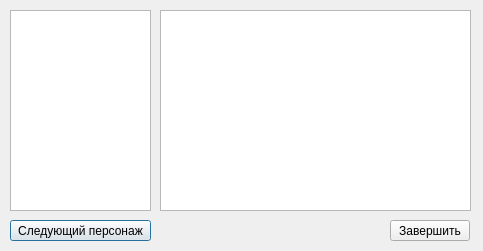
<?xml version="1.0" encoding="UTF-8"?>
<ui version="4.0">
 <class>CombatForm</class>
 <widget class="QDialog" name="CombatForm">
  <property name="geometry">
   <rect>
    <x>0</x>
    <y>0</y>
    <width>483</width>
    <height>251</height>
   </rect>
  </property>
  <property name="windowTitle">
   <string>Сражение</string>
  </property>
  <widget class="QListWidget" name="listWidget">
   <property name="geometry">
    <rect>
     <x>10</x>
     <y>10</y>
     <width>141</width>
     <height>201</height>
    </rect>
   </property>
   <property name="focusPolicy">
    <enum>Qt::NoFocus</enum>
   </property>
   <property name="editTriggers">
    <set>QAbstractItemView::NoEditTriggers</set>
   </property>
  </widget>
  <widget class="QPushButton" name="pushButton">
   <property name="geometry">
    <rect>
     <x>10</x>
     <y>220</y>
     <width>141</width>
     <height>21</height>
    </rect>
   </property>
   <property name="text">
    <string>Следующий персонаж</string>
   </property>
  </widget>
  <widget class="QPushButton" name="buttonEnd">
   <property name="geometry">
    <rect>
     <x>390</x>
     <y>220</y>
     <width>80</width>
     <height>21</height>
    </rect>
   </property>
   <property name="text">
    <string>Завершить</string>
   </property>
  </widget>
  <widget class="QPlainTextEdit" name="plainTextEdit">
   <property name="geometry">
    <rect>
     <x>160</x>
     <y>10</y>
     <width>311</width>
     <height>201</height>
    </rect>
   </property>
   <property name="readOnly">
    <bool>true</bool>
   </property>
  </widget>
 </widget>
 <resources/>
 <connections/>
</ui>
